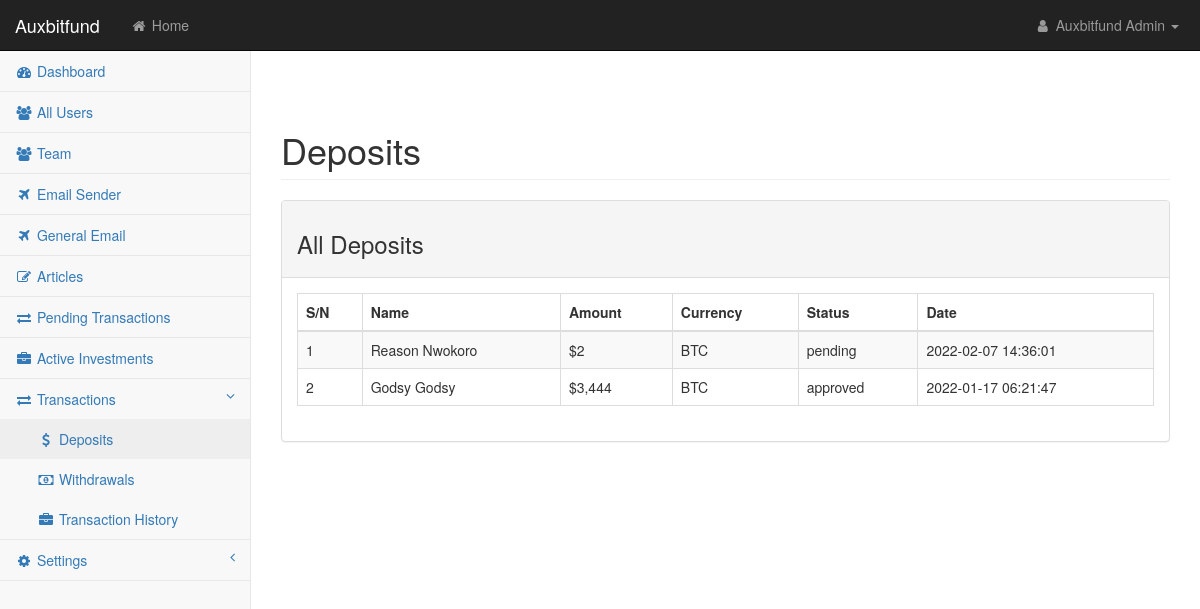
/admin/deposit.php (signed in), run on the app's committed database.
### tables this page shows
CREATE TABLE `trans` (
  `t_id` int(11) NOT NULL,
  `user_id` int(10) NOT NULL,
  `usd_amt` float NOT NULL,
  `currency` varchar(100) NOT NULL,
  `account` varchar(10) NOT NULL,
  `trans_id` varchar(100) NOT NULL,
  `r_acn` varchar(10) NOT NULL,
  `plan` varchar(20) NOT NULL,
  `days` varchar(50) DEFAULT NULL,
  `interest` int(11) NOT NULL,
  `type` varchar(20) NOT NULL,
  `status` varchar(20) NOT NULL,
  `count` int(11) NOT NULL DEFAULT 0,
  `date` timestamp NOT NULL DEFAULT current_timestamp() ON UPDATE current_timestamp(),
  `end_date` date NOT NULL
);

CREATE TABLE `users` (
  `user_id` int(11) NOT NULL,
  `ref_id` varchar(11) NOT NULL,
  `referrer` varchar(11) NOT NULL,
  `name` varchar(150) NOT NULL,
  `gender` varchar(10) NOT NULL,
  `acn` varchar(10) NOT NULL,
  `btc` varchar(100) NOT NULL,
  `btc_type` varchar(10) NOT NULL,
  `eth` varchar(100) NOT NULL,
  `eth_type` varchar(10) NOT NULL,
  `trx` varchar(100) NOT NULL,
  `trx_type` varchar(10) NOT NULL,
  `ltc` varchar(100) NOT NULL,
  `ltc_type` varchar(20) NOT NULL,
  `doge` varchar(100) NOT NULL,
  `doge_type` varchar(20) NOT NULL,
  `bnb` varchar(100) NOT NULL,
  `bnb_type` varchar(20) NOT NULL,
  `usdt` varchar(100) NOT NULL,
  `usdt_type` varchar(50) NOT NULL,
  `perfect_money` varchar(20) NOT NULL,
  `paypal` varchar(50) NOT NULL,
  `usd_bal` float NOT NULL,
  `inv_cap` float NOT NULL,
  `email` varchar(150) NOT NULL,
  `password` varchar(200) NOT NULL,
  `plan` varchar(50) NOT NULL,
  `phone` varchar(150) NOT NULL,
  `address` varchar(150) NOT NULL,
  `state` varchar(100) NOT NULL,
  `country` varchar(100) NOT NULL,
  `activated` int(1) NOT NULL,
  `act_code` varchar(10) NOT NULL,
  `date_created` timestamp NOT NULL DEFAULT current_timestamp() ON UPDATE current_timestamp()
);

### site_name.php (called while the page is built, shortened)
<?php
$site_title = "Auxbitfund";

### admin/inc/functions.inc.php (called while the page is built, shortened)
<?php
require_once '../user/inc/db.php';
function sanitize($input)
{
	global $link;
	$input = htmlentities(strip_tags(trim($input)));
	$input = mysqli_real_escape_string($link, $input);
	return $input;
}
function fetch_admin_user($admin_id = null)
{
	global $link;
	if ($admin_id != null) {
		$sql = "SELECT * FROM admin WHERE admin_id = '$admin_id' ";
		$query = mysqli_query($link, $sql);
		if (mysqli_num_rows($query) > 0) {
			$row = mysqli_fetch_array($query);
			return $row;
		}return false;
	}return false;
}
function fetch_all_deposits(){
	global $link;
	$type = "Deposit";
	$sql = "SELECT * FROM trans WHERE type = '$type' ORDER BY date DESC";
	$query = mysqli_query($link, $sql);
	if($query){
		if (mysqli_num_rows($query) > 0) {
			while ($row = mysqli_fetch_assoc($query)) {
			$inv[] = $row;
			}return $inv;
		}
	}return false;
}
function getUserById($id){
	global $link;
	$sql = "SELECT * FROM users WHERE user_id = '$id'";
	$query = mysqli_query($link, $sql);
	if (mysqli_num_rows($query) > 0) {
			$row = mysqli_fetch_array($query);
			return $row['name'];
		}return false;
}

### admin/deposit.php (the view)
<?php
$title = "Deposits";
require 'req/header.php';
?>
                    <div class="row">
                        <div class="col-lg-12">
                            <div class="panel panel-default">
                                <div class="panel-heading">
                                    <h3>All Deposits</h3>
                                </div>
                                <div class="panel-body">
                                    <div class="table-responsive">
                                        <table class="table table-striped table-bordered table-hover" id="dataTables-example">
                                            <thead>
                                                <tr>
                                                    <th>S/N</th>
                                                    <th>Name</th>
                                                    <th>Amount</th>
                                                    <th>Currency</th>
                                                    <th>Status</th>
                                                    <th>Date</th>
                                                </tr>
                                            </thead>
                                            <tbody>
                                            	<?php
                                            	$all_Deposits = fetch_all_deposits();
                                            	if($all_Deposits){
                                            		$i = 0;
                                            		foreach ($all_Deposits as $dep) {
                                            			$i++;
                                            	 ?>
                                                <tr class="odd gradeX">
                                                    <td><?= $i ?></td>
                                                    <td><?= getUserById($dep['user_id']); ?></td>
                                                    <td>$<?= number_format($dep['usd_amt']); ?></td>
                                                    <td class="center"><?= $dep['currency']; ?></td>
                                                    <td class="center"><?= $dep['status']; ?></td>
                                                    <td class="center"><?= $dep['date']; ?></td>
                                                </tr>
                                                <?php  }
                                            	} ?>
                                            </tbody>
                                        </table>
                                    </div>
                                </div>
                            </div>
                        </div>
                    </div>
<?php require 'req/footer.php'; ?>

### admin/req/header.php (shortened to what this page needs)
<?php
require '../site_name.php';
require 'inc/functions.inc.php';
$admin_id = $_SESSION['admin-id'];
$admin_id = sanitize($admin_id);
$response = fetch_admin_user($admin_id);
if ($response) {
    $admin = $response;
}
 ?>
<!DOCTYPE html>
<html lang="en">
    <head>
        <link href="css/bootstrap.min.css" rel="stylesheet">
        <link href="css/metisMenu.min.css" rel="stylesheet">
        <link href="css/timeline.css" rel="stylesheet">
        <link href="css/startmin.css" rel="stylesheet">
        <link href="css/morris.css" rel="stylesheet">
        <link href="css/font-awesome.min.css" rel="stylesheet" type="text/css">
    </head>
    <body>
        <div id="wrapper">
            <nav class="navbar navbar-inverse navbar-fixed-top" role="navigation">
                <div class="navbar-header">
                    <a class="navbar-brand" href="#"><?= $site_title ?></a>
                </div>
                <ul class="nav navbar-nav navbar-left navbar-top-links">
                    <li><a href="../"><i class="fa fa-home fa-fw"></i> Home</a></li>
                </ul>
                <ul class="nav navbar-right navbar-top-links">
                    <li class="dropdown">
                        <a class="dropdown-toggle" data-toggle="dropdown" href="#">
                            <i class="fa fa-user fa-fw"></i> <?= $admin['name']; ?> <b class="caret"></b>
                        </a>
                    </li>
                </ul>
                <div class="navbar-default sidebar" role="navigation">
                    <div class="sidebar-nav navbar-collapse">
                        <ul class="nav" id="side-menu">
                            <li>
                                <a href="dashboard" class="<?php if($title === "Dashboard"){
                                    echo 'active';
                                } ?>"><i class="fa fa-dashboard fa-fw"></i> Dashboard</a>
                            </li>
                            <li>
                                <a href="profile" class="<?php if($title === "All Users"){
                                    echo 'active';
                                } ?>"><i class="fa fa-users fa-fw"></i> All Users</a>
                            </li>
                            <li>
                                <a href="team" class="<?php if($title === "Team"){
                                    echo 'active';
                                } ?>"><i class="fa fa-users fa-fw"></i> Team</a>
                            </li>
                            <li>
                                <a href="email" class="<?php if($title === "Email Sender"){
                                    echo 'active';
                                } ?>"><i class="fa fa-plane fa-fw"></i> Email Sender</a>
                            </li>
                            <li>
                                <a href="gen_email" class="<?php if($title === "General Email"){
                                    echo 'active';
                                } ?>"><i class="fa fa-plane fa-fw"></i> General Email</a>
                            </li>
                            <li>
                                <a href="article" class="<?php if($title === "Articles"){
                                    echo 'active';
                                } ?>"><i class="fa fa-edit fa-fw"></i> Articles</a>
                            </li>
                            <li>
                                <a href="pending" class="<?php if($title === "Pending Transactions"){
                                    echo 'active';
                                } ?>"><i class="fa fa-exchange fa-fw"></i> Pending Transactions</a>
                            </li>
                            <li>
                                <a href="pkg" class="<?php if($title === "Active Investments"){
                                    echo 'active';
                                } ?>"><i class="fa fa-briefcase fa-fw"></i> Active Investments</a>
                             </li>
                            <li>
                                <a class="menu-trigger" href="#"><i class="fa fa-exchange fa-fw"></i> Transactions<span class="fa arrow"></span></a>
                                <ul class="nav nav-second-level">
                                    <li>
                                        <a href="deposit" class="<?php if($title === "Deposits"){
                                    echo 'active';
                                } ?>"><i class="fa fa-dollar fa-fw"></i> Deposits</a>
                                    </li>
                                    <li>
                                        <a href="wdrl" class="<?php if($title === "Withdrawals"){
                                    echo 'active';
                                } ?>"><i class="fa fa-money fa-fw"></i> Withdrawals</a>
                                    </li>
                                    <li>
                                        <a href="hst" class="<?php if($title === "Transaction History"){
                                    echo 'active';
                                } ?>"><i class="fa fa-briefcase fa-fw"></i> Transaction History</a>
                                    </li>
                                </ul>
                            </li>
                            <?php if (($admin['role'] === "Developer") OR ($admin['role'] === "Admin")) {
                                ?>
                            <li>
                                <a href="#"><i class="fa fa-gear fa-fw"></i> Settings<span class="fa arrow"></span></a>
                            </li>
                            <?php
                            }  ?>
                            </ul>
                    </div>
                </div>
            </nav>
            <div id="page-wrapper">
                <div class="container-fluid">
                    <div class="row">
                        <div class="col-lg-12">
                            <br>
                            <br>
                            <br>
                            <h1 class="page-header"><?= $title; ?></h1>
                        </div>
                    </div>

### admin/css/startmin.css (style rules this page uses)
body { background-color: #f8f8f8; }
#wrapper { width: 100%; }
#page-wrapper { padding-top: 30px; min-height: 568px; background-color: #fff; }
@media (min-width:768px) { #page-wrapper { position: inherit; margin-left: 250px; padding: 30px 15px 0 15px; border-left: 1px solid #e7e7e7; } }
.navbar-header { float: left; }
.navbar-left { float: left; }
.navbar-right { text-align: right; }
.navbar-top-links { margin: 0; }
.navbar-top-links li { display: inline-block; }
.navbar-top-links li:last-child { margin-right: 6px; }
.navbar-top-links li a { padding: 15px; min-height: 50px; }
.navbar-top-links>li>a { color: #999; }
.sidebar .sidebar-nav.navbar-collapse { padding-right: 0; padding-left: 0; }
.sidebar ul li { border-bottom: 1px solid #e7e7e7; }
.sidebar ul li a.active { background-color: #eee; }
.sidebar .arrow { float: right; }
.sidebar .fa.arrow:before { content: "\f104"; }
.sidebar .active>a>.fa.arrow:before { content: "\f107"; }
.sidebar .nav-second-level li, .sidebar .nav-third-level li { border-bottom: 0!important; }
.sidebar .nav-second-level li a { padding-left: 37px; }
@media (min-width:768px) { .sidebar { z-index: 1; position: absolute; width: 250px; margin-top: 51px; } }

### data on the page
trans: user.name "Reason Nwokoro", usd_amt "2", currency "BTC", status "pending", date "2022-02-07 14:36:01"
trans: user.name "Godsy Godsy", usd_amt "3,444", currency "BTC", status "approved", date "2022-01-17 06:21:47"

### other printed values
$site_title "Auxbitfund"
$admin['name'] "Auxbitfund Admin"
$title "Deposits"
